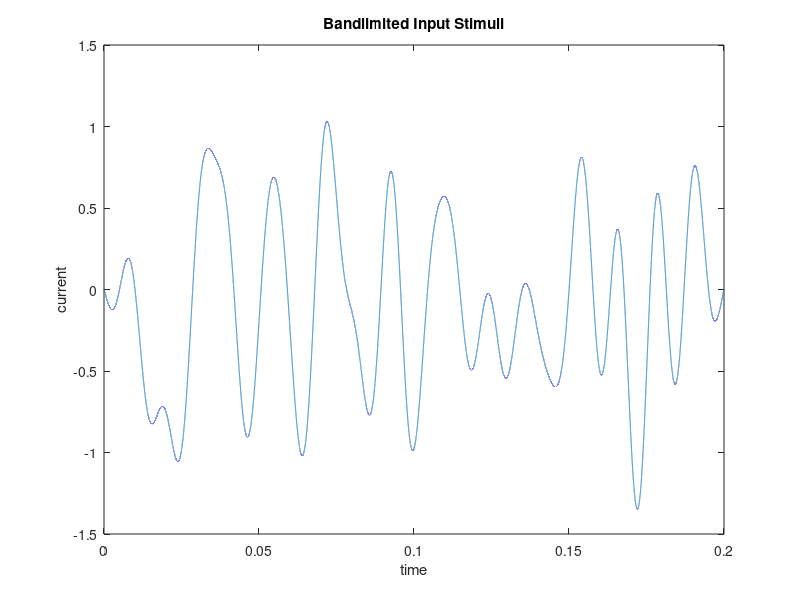

The MATLAB source for this figure: (Note: this script raises an error after producing the figure.)
%% variational example - single LIF neuron

clear all
close all

%% construct input

dt=1e-6;
I12=cumsum(ones(1,12));
Omega=2*pi*100;
T=pi/Omega;
t=0*T:dt:40*T;
Ik=[zeros(1,2), 2*(rand(1,36)-0.5), zeros(1,2)];

A=ones(length(Ik),1)*t-(1:length(Ik))'*T*ones(1,length(t));
        %A is representing (t-KT)
B=sinc(Omega/pi*A);
u=sum((Ik'*ones(1,length(t))).*B,1);

figure;plot(t,u); xlabel('time'); ylabel('current'); 
title('Bandlimited Input Stimuli');

%% single leaky neuron

b = 3;
d = 0.8;
C = 0.01;
R = 50;

tk  = iaf_encode_leaky(u, t, b, d, R, C);

u_rec = consistent_decoding_LIF(tk,t, b, d, R, C);

%% plot

figure;plot(t,u,t,u_rec); 
    xlabel('Time [sec]'); ylabel('Amplitude'); 
    title('Reconstruction of Temporal Contrast');
    legend('Original','Consistent Rec.');
    
t_v = round(0.1*length(t)):round(0.9*length(t));

snr = 10*log10(sum(u(t_v).^2)/sum((u(t_v)-u_rec(t_v)).^2)) % SNR for consistent recovery